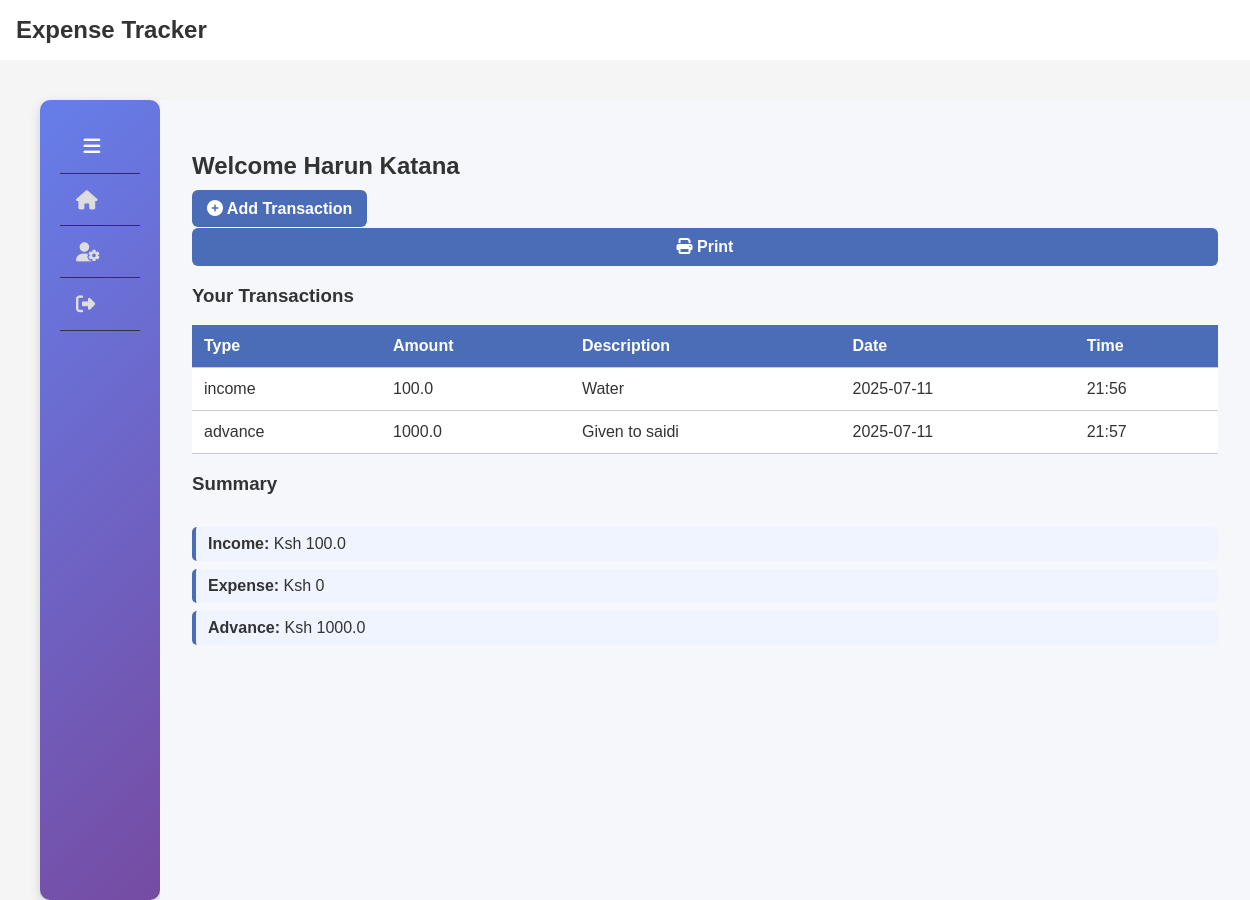
The app's page /dashboard (signed in) with its own data.
### tables this page shows
CREATE TABLE transactions (
            id INTEGER PRIMARY KEY AUTOINCREMENT,
            user_id INTEGER,
            type TEXT,  -- income, expense, advance
            amount REAL,
            description TEXT,
            date TEXT,
            time TEXT,
            FOREIGN KEY(user_id) REFERENCES users(id)
        );

### app.py (the view)
@app.route('/dashboard', methods=['GET', 'POST'])
@login_required
def dashboard():
    db = get_db()
    user = session['user']
    start_date = request.form.get('start_date')
    end_date = request.form.get('end_date')
    search = request.form.get('search')
    params = []
    if user['role'] == 'admin':
        query = "SELECT * FROM transactions WHERE 1=1"
        if start_date and end_date:
            query += " AND date BETWEEN ? AND ?"
            params += [start_date, end_date]
        if search:
            query += " AND (description LIKE ? OR amount LIKE ?)"
            params += [f"%{search}%", f"%{search}%"]
        query += " ORDER BY date DESC"
        transactions = db.execute(query, params).fetchall()
        users = db.execute("SELECT * FROM users WHERE username != 'admin'").fetchall()
        labels = ['income', 'expense', 'advance']
        chart_data = [db.execute("SELECT SUM(amount) FROM transactions WHERE type=?", (label,)).fetchone()[0] or 0 for label in labels]
        return render_template('admin_panel.html', users=users, transactions=transactions, labels=labels, data=chart_data, zip=zip)
    else:
        query = "SELECT * FROM transactions WHERE user_id=?"
        params = [user['id']]
        if start_date and end_date:
            query += " AND date BETWEEN ? AND ?"
            params += [start_date, end_date]
        if search:
            query += " AND (description LIKE ? OR amount LIKE ?)"
            params += [f"%{search}%", f"%{search}%"]
        query += " ORDER BY date DESC"
        transactions = db.execute(query, params).fetchall()
        labels = ['income', 'expense', 'advance']
        data = [db.execute("SELECT SUM(amount) FROM transactions WHERE type=? AND user_id=?", (label, user['id'])).fetchone()[0] or 0 for label in labels]
        return render_template('dashboard.html', transactions=transactions, labels=labels, data=data, zip=zip)

### app.py (called while the page is built)
@app.context_processor
def inject_settings():
    db = get_db()
    try:
        settings_data = db.execute("SELECT key, value FROM settings").fetchall()
        return {
            'settings': {row['key']: row['value'] for row in settings_data}
        }
    except Exception:
        return {'settings': {}}

def login_required(f):
    @wraps(f)
    def decorated(*args, **kwargs):
        if 'user' not in session:
            flash("Login required")
            return redirect(url_for('login'))
        return f(*args, **kwargs)
    return decorated

### database.py (called while the page is built)
def get_db():
    if 'db' not in g:
        g.db = sqlite3.connect(DATABASE)
        g.db.row_factory = sqlite3.Row
        g.db.execute('PRAGMA foreign_keys = ON')  # Enforce foreign key constraints
    return g.db

### templates/dashboard.html (shortened to what this page needs)
{% extends "base.html" %}
{% block content %}
<link rel="stylesheet" href="https://cdnjs.cloudflare.com/ajax/libs/font-awesome/6.4.0/css/all.min.css">
<div class="container">
  <div class="sidebar" id="sidebar">
    <div class="toggle-btn" onclick="toggleSidebar()">
      <i class="fas fa-bars"></i>
    </div>
    <ul>
      <li><a href="/dashboard"><i class="fas fa-home"></i><span class="label"> Dashboard</span></a></li>
      <li><a href="/account"><i class="fas fa-user-cog"></i><span class="label"> Account</span></a></li>
      <li><a href="/logout"><i class="fas fa-sign-out-alt"></i><span class="label"> Logout</span></a></li>
    </ul>
  </div>
  <div class="main" id="main">
    <h2>Welcome {{ session.user.name }}</h2>
    <div class="buttons">
      <a href="{{ url_for('add_transaction') }}"><i class="fas fa-plus-circle"></i> Add Transaction</a>
      <button onclick="window.print()"><i class="fas fa-print"></i> Print</button>
    </div>
    <h3>Your Transactions</h3>
    <table>
      <tr><th>Type</th><th>Amount</th><th>Description</th><th>Date</th><th>Time</th></tr>
      {% for tx in transactions %}
        <tr>
          <td>{{ tx.type }}</td>
          <td>{{ tx.amount }}</td>
          <td>{{ tx.description }}</td>
          <td>{{ tx.date }}</td>
          <td>{{ tx.time }}</td>
        </tr>
      {% endfor %}
    </table>
    <h3>Summary</h3>
    <ul class="summary-list">
      {% for label, value in zip(labels, data) %}
        <li><strong>{{ label.title() }}:</strong> Ksh {{ value }}</li>
      {% endfor %}
    </ul>
  </div>
</div>
{% endblock %}

### static/style.css (style rules this page uses)
body { margin: 0; font-family: 'Segoe UI', Tahoma, Geneva, Verdana, sans-serif; background-color: #f4f6f8; color: #333; }
.container { padding: 20px; }
.sidebar { width: 220px; background: linear-gradient(135deg, #667eea, #764ba2); color: white; padding: 20px; border-radius: 10px; box-shadow: 0 4px 12px rgba(0,0,0,0.15); animation: slideIn 0.5s ease-in-out; }
.sidebar a { display: block; color: white; text-decoration: none; padding: 10px; border-radius: 6px; transition: background 0.3s ease; font-weight: bold; }
input, select, button { display: block; width: 100%; padding: 10px; margin: 10px 0; border-radius: 8px; border: 1px solid #ccc; font-size: 1em; }
button { background: linear-gradient(to right, #667eea, #764ba2); color: white; border: none; cursor: pointer; font-weight: bold; transition: background 0.3s ease; }
table { width: 100%; border-collapse: collapse; margin-top: 10px; }
th, td { padding: 12px; border-bottom: 1px solid #ddd; text-align: left; }
th { background-color: #4b6cb7; color: white; }
.summary-list { list-style: none; padding: 0; }
.summary-list li { background: #f0f4ff; border-left: 4px solid #4b6cb7; margin: 8px 0; padding: 8px 12px; border-radius: 5px; }

### templates/dashboard.html (style rules this page uses)
html, body { margin: 0; padding: 0; height: 100%; font-family: Arial, sans-serif; }
.container { display: flex; height: 100vh; width: 100vw; overflow: hidden; }
.sidebar { background-color: #1e1e2f; width: 80px; transition: width 0.3s; overflow: hidden; }
.sidebar .toggle-btn { color: #fff; text-align: center; padding: 1rem; cursor: pointer; border-bottom: 1px solid #333; }
.sidebar ul { list-style: none; padding: 0; margin: 0; }
.sidebar ul li { border-bottom: 1px solid #333; }
.sidebar ul li a { display: flex; align-items: center; padding: 1rem; color: #ddd; text-decoration: none; }
.sidebar i { font-size: 1.2rem; margin-right: 16px; }
.main { flex-grow: 1; padding: 2rem; overflow-y: auto; background-color: #f5f7fa; }
.buttons { margin-bottom: 1rem; }
.buttons a, .buttons button { background: #4b6cb7; color: white; padding: 10px 15px; margin-right: 10px; border: none; border-radius: 6px; text-decoration: none; font-weight: bold; cursor: pointer; }
table { width: 100%; border-collapse: collapse; background: #fff; margin-top: 1rem; }
th, td { padding: 12px; border-bottom: 1px solid #ccc; text-align: left; }
th { background-color: #4b6cb7; color: white; }
.summary-list { list-style: none; padding: 0; margin-top: 2rem; }
.summary-list li { background: #f0f4ff; border-left: 4px solid #4b6cb7; margin: 8px 0; padding: 8px 12px; border-radius: 5px; }

### records on screen
transactions: type "income", amount "100.0", description "Water", date "2025-07-11", time "21:56", title "Income"
transactions: type "advance", amount "1000.0", description "Given to saidi", date "2025-07-11", time "21:57", title "Advance"

### other values on screen
{{ settings.get('site_name', 'Expense Tracker') }} "Expense Tracker"
{{ session.user.name }} "Harun Katana"
{{ label.title() }} "Expense"
{{ value }} "0"
